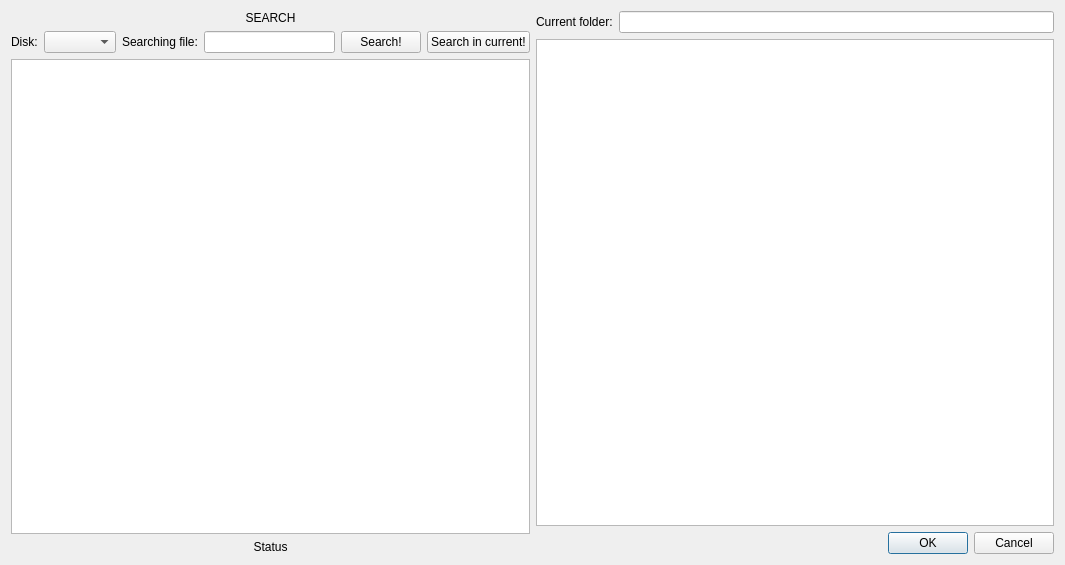
<?xml version="1.0" encoding="UTF-8"?>
<ui version="4.0">
 <class>FolderVewer</class>
 <widget class="QDialog" name="FolderVewer">
  <property name="geometry">
   <rect>
    <x>0</x>
    <y>0</y>
    <width>1065</width>
    <height>565</height>
   </rect>
  </property>
  <property name="windowTitle">
   <string>Dialog</string>
  </property>
  <layout class="QGridLayout" name="gridLayout_4">
   <item row="0" column="0">
    <layout class="QGridLayout" name="gridLayout_3">
     <item row="0" column="0">
      <layout class="QGridLayout" name="gridLayout_2">
       <item row="1" column="5">
        <widget class="QPushButton" name="SButtonCurrent">
         <property name="locale">
          <locale language="Russian" country="Russia"/>
         </property>
         <property name="text">
          <string>Search in current!</string>
         </property>
        </widget>
       </item>
       <item row="2" column="0" colspan="6">
        <widget class="QTextEdit" name="SResoult"/>
       </item>
       <item row="1" column="2">
        <widget class="QLabel" name="SNameL">
         <property name="text">
          <string>Searching file:</string>
         </property>
        </widget>
       </item>
       <item row="1" column="4">
        <widget class="QPushButton" name="SButton">
         <property name="text">
          <string>Search!</string>
         </property>
        </widget>
       </item>
       <item row="0" column="0" colspan="6">
        <widget class="QLabel" name="SLabel">
         <property name="layoutDirection">
          <enum>Qt::LeftToRight</enum>
         </property>
         <property name="text">
          <string>SEARCH</string>
         </property>
         <property name="alignment">
          <set>Qt::AlignCenter</set>
         </property>
        </widget>
       </item>
       <item row="1" column="3">
        <widget class="QLineEdit" name="SInput"/>
       </item>
       <item row="1" column="0">
        <widget class="QLabel" name="SDiskL">
         <property name="text">
          <string>Disk:</string>
         </property>
        </widget>
       </item>
       <item row="1" column="1">
        <widget class="QComboBox" name="SDiskB"/>
       </item>
       <item row="3" column="0" colspan="6">
        <widget class="QLabel" name="SStatus">
         <property name="sizePolicy">
          <sizepolicy hsizetype="Ignored" vsizetype="Preferred">
           <horstretch>0</horstretch>
           <verstretch>0</verstretch>
          </sizepolicy>
         </property>
         <property name="text">
          <string>Status</string>
         </property>
         <property name="alignment">
          <set>Qt::AlignCenter</set>
         </property>
        </widget>
       </item>
      </layout>
     </item>
     <item row="0" column="1">
      <layout class="QGridLayout" name="gridLayout">
       <item row="0" column="0">
        <layout class="QHBoxLayout" name="horizontalLayout">
         <item>
          <widget class="QLabel" name="CurrFolder">
           <property name="text">
            <string>Current folder:</string>
           </property>
          </widget>
         </item>
         <item>
          <widget class="QLineEdit" name="lineEdit"/>
         </item>
        </layout>
       </item>
       <item row="2" column="0">
        <widget class="QDialogButtonBox" name="buttonBox">
         <property name="orientation">
          <enum>Qt::Horizontal</enum>
         </property>
         <property name="standardButtons">
          <set>QDialogButtonBox::Cancel|QDialogButtonBox::Ok</set>
         </property>
        </widget>
       </item>
       <item row="1" column="0">
        <widget class="QTreeView" name="treeView"/>
       </item>
      </layout>
     </item>
    </layout>
   </item>
  </layout>
 </widget>
 <resources/>
 <connections>
  <connection>
   <sender>buttonBox</sender>
   <signal>accepted()</signal>
   <receiver>FolderVewer</receiver>
   <slot>accept()</slot>
   <hints>
    <hint type="sourcelabel">
     <x>248</x>
     <y>254</y>
    </hint>
    <hint type="destinationlabel">
     <x>157</x>
     <y>274</y>
    </hint>
   </hints>
  </connection>
  <connection>
   <sender>buttonBox</sender>
   <signal>rejected()</signal>
   <receiver>FolderVewer</receiver>
   <slot>reject()</slot>
   <hints>
    <hint type="sourcelabel">
     <x>316</x>
     <y>260</y>
    </hint>
    <hint type="destinationlabel">
     <x>286</x>
     <y>274</y>
    </hint>
   </hints>
  </connection>
 </connections>
</ui>
